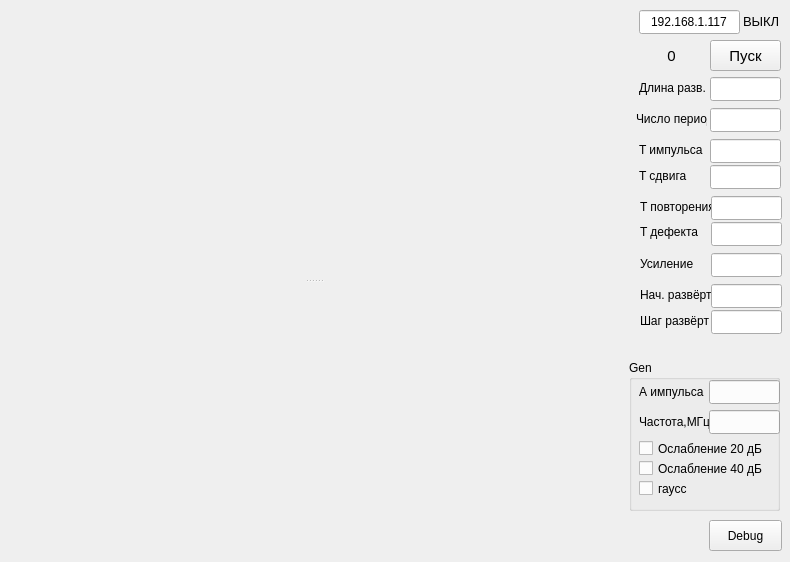
<?xml version="1.0" encoding="UTF-8"?>
<ui version="4.0">
 <class>q_win_sparrow</class>
 <widget class="QMainWindow" name="q_win_sparrow">
  <property name="geometry">
   <rect>
    <x>0</x>
    <y>0</y>
    <width>790</width>
    <height>562</height>
   </rect>
  </property>
  <property name="windowTitle">
   <string>q_win_sparrow</string>
  </property>
  <widget class="QWidget" name="centralWidget">
   <layout class="QHBoxLayout" name="horizontalLayout" stretch="1,0">
    <property name="spacing">
     <number>2</number>
    </property>
    <property name="leftMargin">
     <number>0</number>
    </property>
    <property name="topMargin">
     <number>0</number>
    </property>
    <property name="rightMargin">
     <number>0</number>
    </property>
    <property name="bottomMargin">
     <number>0</number>
    </property>
    <item>
     <widget class="QSplitter" name="splitter_main">
      <property name="orientation">
       <enum>Qt::Vertical</enum>
      </property>
      <widget class="PlotterWidget" name="widget_setted" native="true"/>
      <widget class="PlotterWidget" name="widget_osc" native="true"/>
     </widget>
    </item>
    <item>
     <widget class="QWidget" name="widget" native="true">
      <property name="minimumSize">
       <size>
        <width>161</width>
        <height>0</height>
       </size>
      </property>
      <widget class="QLabel" name="label">
       <property name="geometry">
        <rect>
         <x>10</x>
         <y>76</y>
         <width>71</width>
         <height>24</height>
        </rect>
       </property>
       <property name="text">
        <string>Длина разв.</string>
       </property>
      </widget>
      <widget class="QLabel" name="label_con_state">
       <property name="geometry">
        <rect>
         <x>114</x>
         <y>11</y>
         <width>51</width>
         <height>21</height>
        </rect>
       </property>
       <property name="font">
        <font>
         <pointsize>10</pointsize>
        </font>
       </property>
       <property name="text">
        <string>ВЫКЛ</string>
       </property>
      </widget>
      <widget class="param_ed" name="ed_osc_length">
       <property name="geometry">
        <rect>
         <x>81</x>
         <y>77</y>
         <width>71</width>
         <height>24</height>
        </rect>
       </property>
       <property name="font">
        <font>
         <pointsize>11</pointsize>
        </font>
       </property>
       <property name="alignment">
        <set>Qt::AlignCenter</set>
       </property>
      </widget>
      <widget class="QLineEdit" name="lineEdit_ip">
       <property name="geometry">
        <rect>
         <x>10</x>
         <y>10</y>
         <width>101</width>
         <height>24</height>
        </rect>
       </property>
       <property name="font">
        <font>
         <pointsize>9</pointsize>
        </font>
       </property>
       <property name="text">
        <string>192.168.1.117</string>
       </property>
       <property name="alignment">
        <set>Qt::AlignCenter</set>
       </property>
      </widget>
      <widget class="QPushButton" name="pushButton_start_stop">
       <property name="geometry">
        <rect>
         <x>81</x>
         <y>40</y>
         <width>71</width>
         <height>31</height>
        </rect>
       </property>
       <property name="font">
        <font>
         <pointsize>11</pointsize>
        </font>
       </property>
       <property name="text">
        <string>Пуск</string>
       </property>
       <property name="checkable">
        <bool>true</bool>
       </property>
      </widget>
      <widget class="param_ed" name="ed_t_imp_len">
       <property name="geometry">
        <rect>
         <x>81</x>
         <y>139</y>
         <width>71</width>
         <height>24</height>
        </rect>
       </property>
       <property name="font">
        <font>
         <pointsize>11</pointsize>
        </font>
       </property>
       <property name="alignment">
        <set>Qt::AlignCenter</set>
       </property>
      </widget>
      <widget class="QLabel" name="label_t_imp">
       <property name="geometry">
        <rect>
         <x>10</x>
         <y>138</y>
         <width>71</width>
         <height>24</height>
        </rect>
       </property>
       <property name="text">
        <string>T импульса</string>
       </property>
      </widget>
      <widget class="param_ed" name="ed_t_imp_offset">
       <property name="geometry">
        <rect>
         <x>81</x>
         <y>165</y>
         <width>71</width>
         <height>24</height>
        </rect>
       </property>
       <property name="font">
        <font>
         <pointsize>11</pointsize>
        </font>
       </property>
       <property name="alignment">
        <set>Qt::AlignCenter</set>
       </property>
      </widget>
      <widget class="QLabel" name="label_t_imp_offset">
       <property name="geometry">
        <rect>
         <x>10</x>
         <y>164</y>
         <width>71</width>
         <height>24</height>
        </rect>
       </property>
       <property name="text">
        <string>T сдвига</string>
       </property>
      </widget>
      <widget class="param_ed" name="ed_t_cycle">
       <property name="geometry">
        <rect>
         <x>82</x>
         <y>196</y>
         <width>71</width>
         <height>24</height>
        </rect>
       </property>
       <property name="font">
        <font>
         <pointsize>11</pointsize>
        </font>
       </property>
       <property name="alignment">
        <set>Qt::AlignCenter</set>
       </property>
      </widget>
      <widget class="QLabel" name="label_t_def">
       <property name="geometry">
        <rect>
         <x>11</x>
         <y>220</y>
         <width>71</width>
         <height>24</height>
        </rect>
       </property>
       <property name="text">
        <string>T дефекта</string>
       </property>
      </widget>
      <widget class="QLabel" name="label_t_cycle">
       <property name="geometry">
        <rect>
         <x>11</x>
         <y>195</y>
         <width>71</width>
         <height>24</height>
        </rect>
       </property>
       <property name="text">
        <string>T повторения</string>
       </property>
      </widget>
      <widget class="param_ed" name="ed_t_def">
       <property name="geometry">
        <rect>
         <x>82</x>
         <y>222</y>
         <width>71</width>
         <height>24</height>
        </rect>
       </property>
       <property name="font">
        <font>
         <pointsize>11</pointsize>
        </font>
       </property>
       <property name="alignment">
        <set>Qt::AlignCenter</set>
       </property>
      </widget>
      <widget class="QLabel" name="label_a_imp">
       <property name="geometry">
        <rect>
         <x>10</x>
         <y>380</y>
         <width>71</width>
         <height>24</height>
        </rect>
       </property>
       <property name="text">
        <string>А импульса</string>
       </property>
      </widget>
      <widget class="param_ed" name="ed_a_imp">
       <property name="geometry">
        <rect>
         <x>80</x>
         <y>380</y>
         <width>71</width>
         <height>24</height>
        </rect>
       </property>
       <property name="font">
        <font>
         <pointsize>11</pointsize>
        </font>
       </property>
       <property name="alignment">
        <set>Qt::AlignCenter</set>
       </property>
      </widget>
      <widget class="QLabel" name="label_f_imp">
       <property name="geometry">
        <rect>
         <x>10</x>
         <y>410</y>
         <width>71</width>
         <height>24</height>
        </rect>
       </property>
       <property name="text">
        <string>Частота,МГц</string>
       </property>
      </widget>
      <widget class="param_ed" name="ed_f_imp">
       <property name="geometry">
        <rect>
         <x>80</x>
         <y>410</y>
         <width>71</width>
         <height>24</height>
        </rect>
       </property>
       <property name="font">
        <font>
         <pointsize>11</pointsize>
        </font>
       </property>
       <property name="alignment">
        <set>Qt::AlignCenter</set>
       </property>
      </widget>
      <widget class="QCheckBox" name="checkBox_gauss">
       <property name="geometry">
        <rect>
         <x>10</x>
         <y>480</y>
         <width>70</width>
         <height>17</height>
        </rect>
       </property>
       <property name="text">
        <string>гаусс</string>
       </property>
      </widget>
      <widget class="QLabel" name="label_num_periods">
       <property name="geometry">
        <rect>
         <x>7</x>
         <y>107</y>
         <width>71</width>
         <height>24</height>
        </rect>
       </property>
       <property name="text">
        <string>Число периодов</string>
       </property>
      </widget>
      <widget class="param_ed" name="ed_num_periods">
       <property name="geometry">
        <rect>
         <x>81</x>
         <y>108</y>
         <width>71</width>
         <height>24</height>
        </rect>
       </property>
       <property name="font">
        <font>
         <pointsize>11</pointsize>
        </font>
       </property>
       <property name="alignment">
        <set>Qt::AlignCenter</set>
       </property>
      </widget>
      <widget class="QPushButton" name="pushButt_debug">
       <property name="geometry">
        <rect>
         <x>80</x>
         <y>520</y>
         <width>73</width>
         <height>31</height>
        </rect>
       </property>
       <property name="font">
        <font>
         <pointsize>9</pointsize>
        </font>
       </property>
       <property name="text">
        <string>Debug</string>
       </property>
      </widget>
      <widget class="param_ed" name="ed_kus">
       <property name="geometry">
        <rect>
         <x>82</x>
         <y>253</y>
         <width>71</width>
         <height>24</height>
        </rect>
       </property>
       <property name="font">
        <font>
         <pointsize>11</pointsize>
        </font>
       </property>
       <property name="alignment">
        <set>Qt::AlignCenter</set>
       </property>
      </widget>
      <widget class="QLabel" name="label_kus">
       <property name="geometry">
        <rect>
         <x>11</x>
         <y>252</y>
         <width>71</width>
         <height>24</height>
        </rect>
       </property>
       <property name="text">
        <string>Усиление</string>
       </property>
      </widget>
      <widget class="param_ed" name="ed_beg_osc">
       <property name="geometry">
        <rect>
         <x>82</x>
         <y>284</y>
         <width>71</width>
         <height>24</height>
        </rect>
       </property>
       <property name="font">
        <font>
         <pointsize>11</pointsize>
        </font>
       </property>
       <property name="alignment">
        <set>Qt::AlignCenter</set>
       </property>
      </widget>
      <widget class="QLabel" name="label_beg_osc">
       <property name="geometry">
        <rect>
         <x>11</x>
         <y>283</y>
         <width>71</width>
         <height>24</height>
        </rect>
       </property>
       <property name="text">
        <string>Нач. развёрт</string>
       </property>
      </widget>
      <widget class="QLabel" name="label_step_osc">
       <property name="geometry">
        <rect>
         <x>11</x>
         <y>309</y>
         <width>71</width>
         <height>24</height>
        </rect>
       </property>
       <property name="text">
        <string>Шаг развёрт</string>
       </property>
      </widget>
      <widget class="param_ed" name="ed_step_osc">
       <property name="geometry">
        <rect>
         <x>82</x>
         <y>310</y>
         <width>71</width>
         <height>24</height>
        </rect>
       </property>
       <property name="font">
        <font>
         <pointsize>11</pointsize>
        </font>
       </property>
       <property name="alignment">
        <set>Qt::AlignCenter</set>
       </property>
      </widget>
      <widget class="QLabel" name="label_ampl_val">
       <property name="geometry">
        <rect>
         <x>12</x>
         <y>40</y>
         <width>61</width>
         <height>31</height>
        </rect>
       </property>
       <property name="font">
        <font>
         <pointsize>11</pointsize>
        </font>
       </property>
       <property name="text">
        <string>0</string>
       </property>
       <property name="alignment">
        <set>Qt::AlignCenter</set>
       </property>
      </widget>
      <widget class="QCheckBox" name="checkBox_attenuation_lev0">
       <property name="geometry">
        <rect>
         <x>10</x>
         <y>440</y>
         <width>131</width>
         <height>17</height>
        </rect>
       </property>
       <property name="text">
        <string>Ослабление 20 дБ</string>
       </property>
      </widget>
      <widget class="QCheckBox" name="checkBox_attenuation_lev1">
       <property name="geometry">
        <rect>
         <x>10</x>
         <y>460</y>
         <width>131</width>
         <height>17</height>
        </rect>
       </property>
       <property name="text">
        <string>Ослабление 40 дБ</string>
       </property>
      </widget>
      <widget class="QGroupBox" name="groupBox_Gen">
       <property name="geometry">
        <rect>
         <x>0</x>
         <y>360</y>
         <width>151</width>
         <height>151</height>
        </rect>
       </property>
       <property name="title">
        <string>Gen</string>
       </property>
      </widget>
     </widget>
    </item>
   </layout>
  </widget>
 </widget>
 <layoutdefault spacing="6" margin="11"/>
 <customwidgets>
  <customwidget>
   <class>PlotterWidget</class>
   <extends>QWidget</extends>
   <header location="global">PlotterWidget.h</header>
   <container>1</container>
  </customwidget>
  <customwidget>
   <class>param_ed</class>
   <extends>QLineEdit</extends>
   <header location="global">param_ed.h</header>
  </customwidget>
 </customwidgets>
 <tabstops>
  <tabstop>pushButton_start_stop</tabstop>
  <tabstop>lineEdit_ip</tabstop>
  <tabstop>ed_osc_length</tabstop>
 </tabstops>
 <resources/>
 <connections/>
</ui>
